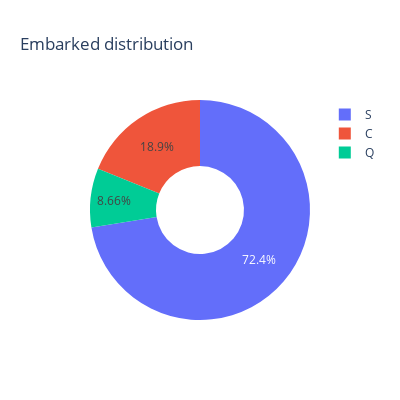

The notebook cell this image was saved under:
### Markdown cell above
## 2.3 Pclass distribuition
---

1. Most of the passangers were from class 3 (Lower status)

### Code cell
# Analysing Embarked distribuition
fig = px.pie(df['Embarked'], 
             values=df['Embarked'].value_counts().values, 
             names=df['Embarked'].value_counts().index,
             title="Embarked distribution", 
             width=400, height=400, hole=0.4)
fig.show()

### Figure 1 — Plotly figure (JSON) as saved in the notebook; plotly's stock layout.template omitted (floating-point values rounded to 4 significant figures)
{"data": [{"domain": {"x": [0, 1], "y": [0, 1]}, "hole": 0.4, "hovertemplate": "label=%{label}<br>value=%{value}<extra></extra>", "labels": ["S", "C", "Q"], "legendgroup": "", "name": "", "showlegend": true, "values": [644, 168, 77], "type": "pie"}], "layout": {"legend": {"tracegroupgap": 0}, "title": {"text": "Embarked distribution"}, "height": 400, "width": 400}}
